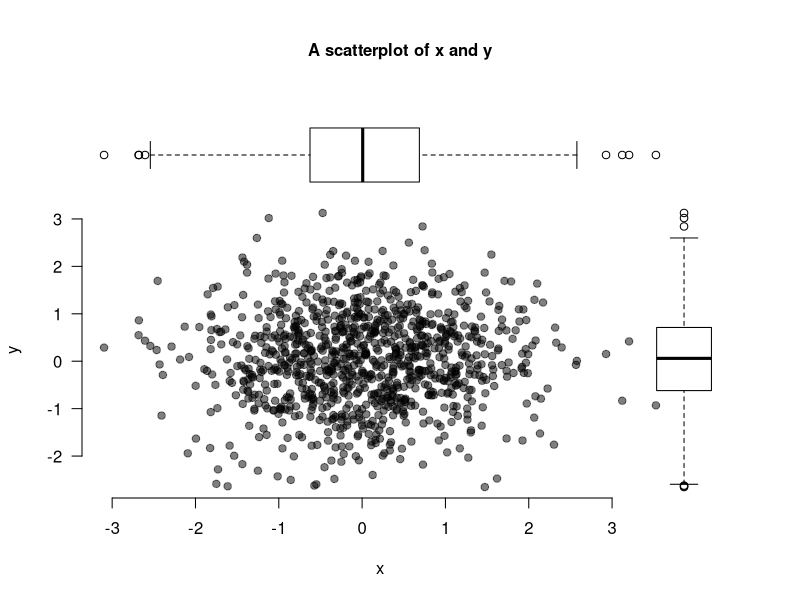

R code for this plot:
## ---- chunk 1
# The first line sets an option for the final document that can be produced from
# the .Rmd file. Don't worry about it.
knitr::opts_chunk$set(echo = TRUE)

# The next bit (lines 50-69) is quite powerful and useful. 
# First you define which packages you need for your analysis and assign it to 
# the p_needed object. 
p_needed <-
  c("viridis", "knitr")

# Now you check which packages are already installed on your computer.
# The function installed.packages() returns a vector with all the installed 
# packages.
packages <- rownames(installed.packages())
# Then you check which of the packages you need are not installed on your 
# computer yet. Essentially you compare the vector p_needed with the vector
# packages. The result of this comparison is assigned to p_to_install.
p_to_install <- p_needed[!(p_needed %in% packages)]
# If at least one element is in p_to_install you then install those missing
# packages.
if (length(p_to_install) > 0) {
  install.packages(p_to_install)
}
# Now that all packages are installed on the computer, you can load them for
# this project. Additionally the expression returns whether the packages were
# successfully loaded.
sapply(p_needed, require, character.only = TRUE)
## ---- chunk 2
x <- rnorm(1000)
y <- rnorm(1000)

par(fig = c(0, 0.9, 0, 0.8), bg = "#ffffff")
plot(
  x,
  y,
  bty = "n",
  pch = 19,
  las = 1,
  col = adjustcolor("black", alpha = 0.5)
)
par(fig = c(0, 0.9, 0.45, 1), new = TRUE)
boxplot(x,
        horizontal = TRUE,
        axes = FALSE,
        col = NA)
par(fig = c(0.6601, 1, 0, 0.8), new = TRUE)
boxplot(y, axes = FALSE, col = NA)
mtext(
  "A scatterplot of x and y",
  side = 3,
  outer = TRUE,
  line = -3,
  font = 2
)
## ---- chunk 3
df <- data.frame(y = y, x = x)
summary(df)
## ---- chunk 4
df <- data.frame(y = y, x = x)

summary(df)
## ---- chunk 5
df <- data.frame(y = y, x = x)

summary(df)
## ---- chunk 6
square_it <- function(x) {
  square <- x * x
  return(square)
}
## ---- chunk 7
square_it(15)

a <- c(1, 5, 9)

square_it(a)

M <- matrix(c(1:9),
            nrow = 3,
            ncol = 3,
            byrow = T)
M

square_it(M)
## ---- chunk 8
complicated_function <- function(scalar, vector, matrix) {
  # square the scalar
  squared_scalar <- square_it(scalar)
  
  # multiply matrix and vector
  mult <- matrix %*% vector
  
  # multiply scalar and result above, then square it again
  res <- square_it(squared_scalar * mult)
  
  # return the result
  return(res)
}
## ---- chunk 9
complicated_function(5, a, M)
## ---- chunk 10
# a scalar
scalar <- 2
scalar

# a vector
vector <- c(1:3)
vector

# a matrix
M <- matrix(c(1:9),
            nrow = 3,
            ncol = 3,
            byrow = T)
M

# a diagonal matrix e.g. identity matrix
M_diag <- diag(1, nrow = 3, ncol = 3)
M_diag
## ---- chunk 11

scalar
vector
M

# Scalar-Vector/Matrix multiplication

scalar * vector
scalar * M

# Vector-Vector/Matrix multiplication

vector * vector
vector %*% vector # What's the difference?

vector * M

# Elementwise multiplication of two matrices:
M * M
## ---- chunk 12
vector
M

vector %*% M
## ---- chunk 13
v_ex1 <- c(3, 2, 1) 
m_ex1 <- matrix(c(rep(1, 3), rep(2, 3), rep(3, 3)),
                nrow = 3, 
                ncol = 3,
                byrow = F)

v_ex1 %*% m_ex1
## ---- chunk 14
M1 <- matrix(c(1:6),
             nrow = 3,
             ncol = 2,
             byrow = T)

M2 <- matrix(c(7:12),
             nrow = 2,
             ncol = 3,
             byrow = T)
## ---- chunk 15
M2 %*% M1
## ---- chunk 16
M3 <- matrix(c(1, 2, 2, 3),
             nrow = 2,
             ncol = 2,
             byrow = T)

# The transpose
t(M3)
t(t(M3)) == M3

M4 <- matrix(c(rep(1, 3), 2, 3, 4, 4:6),
             nrow = 3,
             ncol = 3,
             byrow = T) 

t(M4)
## ---- chunk 17
M5 <- matrix(c(1, 2, 2, 3),
             nrow = 2,
             ncol = 2,
             byrow = TRUE)
M5

solve(M5)

# check whether AX = XA = I is true
M5 %*% solve(M5)
solve(M5) %*% M5
